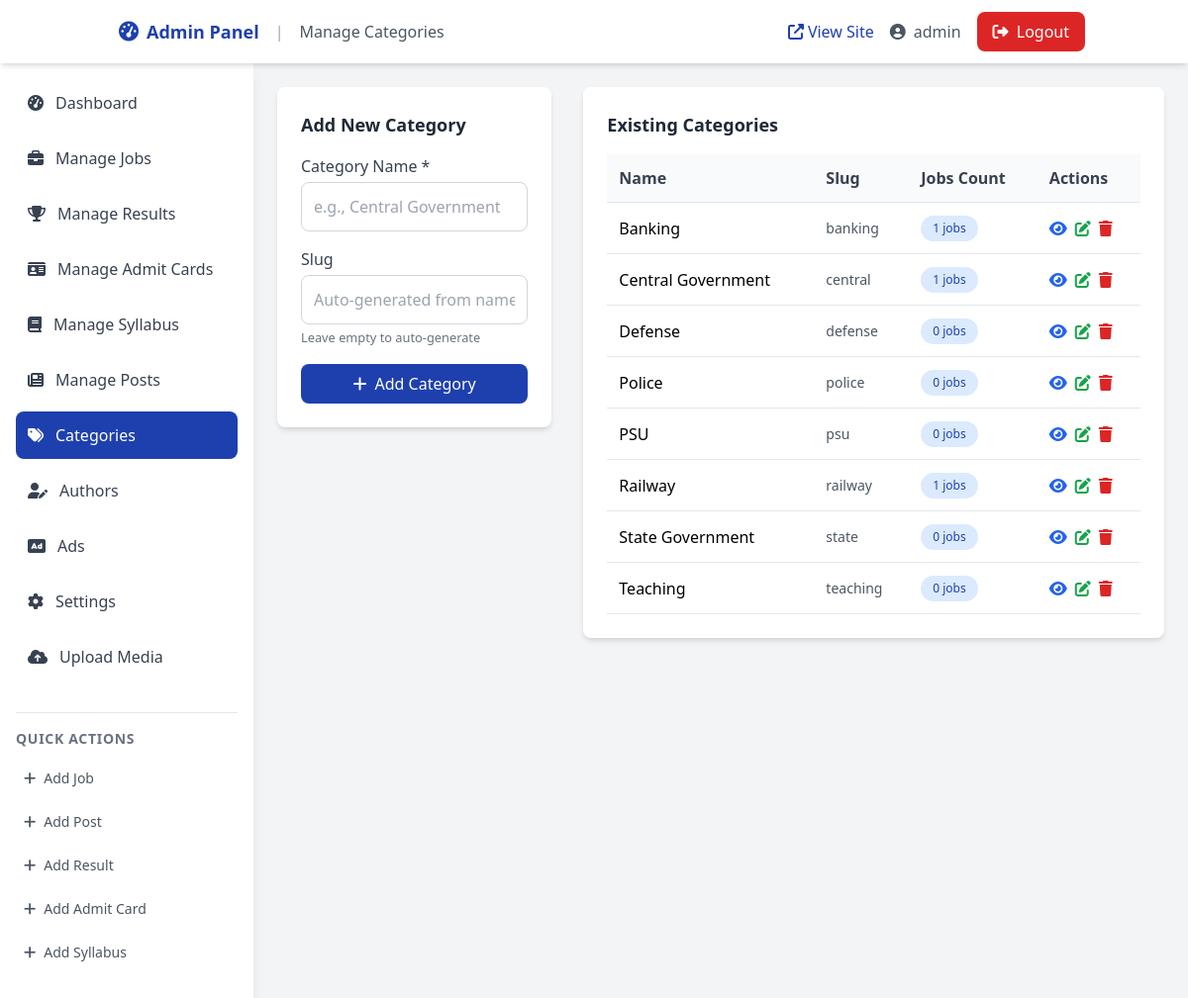
Screenshot of /admin/categories.php (signed in) with the database file from the repository.
### tables this page shows
CREATE TABLE categories (
  id INT AUTO_INCREMENT PRIMARY KEY,
  name VARCHAR(100) NOT NULL,
  slug VARCHAR(150) NOT NULL UNIQUE
);

### src/db.php (called while the page is built, shortened)
<?php
class Database {
    private static $instance = null;
    private $connection;
    private function __construct() {
        try {
            $this->connection = new PDO(
                "mysql:host=" . DB_HOST . ";dbname=" . DB_NAME . ";charset=utf8mb4",
                DB_USER,
                DB_PASS,
                [
                    PDO::ATTR_ERRMODE => PDO::ERRMODE_EXCEPTION,
                    PDO::ATTR_DEFAULT_FETCH_MODE => PDO::FETCH_ASSOC,
                    PDO::ATTR_EMULATE_PREPARES => false
                ]
            );
        } catch (PDOException $e) {
            error_log("Database connection failed: " . $e->getMessage());
            $this->connection = null;
        }
    }
    public static function getInstance() {
        if (self::$instance === null) {
            self::$instance = new self();
        }
        return self::$instance;
    }
    public function query($sql, $params = []) {
        $stmt = $this->connection->prepare($sql);
        $stmt->execute($params);
        return $stmt;
    }
    public function fetchAll($sql, $params = []) {
        return $this->query($sql, $params)->fetchAll();
    }
}
function getDB() {
    return Database::getInstance();
}
?>

### src/models/Category.php (called while the page is built, shortened)
<?php
require_once __DIR__ . '/../db.php';
class Category {
    private $db;
    public function __construct() {
        $this->db = getDB();
    }
    public function getAll() {
        $sql = "SELECT * FROM categories ORDER BY name";
        return $this->db->fetchAll($sql);
    }
    public function getJobCount($categoryId) {
        $stmt = $this->db->query("SELECT COUNT(*) FROM jobs WHERE category_id = ?", [$categoryId]);
        return $stmt->fetchColumn();
    }
}
?>

### admin/categories.php (the view, shortened to what this page needs)
<?php
require_once '../src/db.php';
require_once '../src/helpers.php';
require_once '../src/models/Category.php';
$categoryModel = new Category();
$categories = $categoryModel->getAll();
include 'includes/header.php';
?>
        <div class="grid grid-cols-1 lg:grid-cols-3 gap-8">
            <div class="lg:col-span-1">
                <div class="bg-white rounded-lg shadow-md p-6">
                    <h2 class="text-lg font-bold text-gray-800 mb-4">Add New Category</h2>
                    <form method="POST" data-validate>
                        <div class="form-group">
                            <label class="form-label">Category Name *</label>
                            <input type="text" name="name" class="form-input" required
                                   placeholder="e.g., Central Government">
                        </div>
                        <div class="form-group">
                            <label class="form-label">Slug</label>
                            <input type="text" name="slug" class="form-input"
                                   placeholder="Auto-generated from name">
                            <small class="text-gray-500">Leave empty to auto-generate</small>
                        </div>
                        <button type="submit" class="btn btn-primary w-full">
                            <i class="fas fa-plus mr-2"></i>Add Category
                        </button>
                    </form>
                </div>
            </div>
            <div class="lg:col-span-2">
                <div class="bg-white rounded-lg shadow-md p-6">
                    <h2 class="text-lg font-bold text-gray-800 mb-4">Existing Categories</h2>
                    <div class="overflow-x-auto">
                        <table class="table w-full">
                            <thead>
                                <tr>
                                    <th>Name</th>
                                    <th>Slug</th>
                                    <th>Jobs Count</th>
                                    <th>Actions</th>
                                </tr>
                            </thead>
                            <tbody>
                                <?php foreach ($categories as $category): ?>
                                <tr>
                                    <td class="font-medium"><?= htmlspecialchars($category['name']) ?></td>
                                    <td class="text-sm text-gray-600"><?= htmlspecialchars($category['slug']) ?></td>
                                    <td>
                                        <span class="badge badge-primary">
                                            <?= $categoryModel->getJobCount($category['id']) ?> jobs
                                        </span>
                                    </td>
                                    <td>
                                        <div class="flex gap-2">
                                            <a href="<?= SITE_URL ?>/jobs/<?= urlencode($category['slug']) ?>" target="_blank"
                                               class="text-blue-600 hover:text-blue-800" title="View Jobs">
                                                <i class="fas fa-eye"></i>
                                            </a>
                                            <button onclick="editCategory(<?= $category['id'] ?>, '<?= addslashes($category['name']) ?>', '<?= addslashes($category['slug']) ?>')"
                                                    class="text-green-600 hover:text-green-800" title="Edit">
                                                <i class="fas fa-edit"></i>
                                            </button>
                                            <form method="POST" class="inline" onsubmit="return confirm('Are you sure?')">
                                                <button type="submit" class="text-red-600 hover:text-red-800" title="Delete">
                                                    <i class="fas fa-trash"></i>
                                                </button>
                                            </form>
                                        </div>
                                    </td>
                                </tr>
                                <?php endforeach; ?>
                            </tbody>
                        </table>
                    </div>
                </div>
            </div>
        </div>
    </div>
<?php include 'includes/footer.php'; ?>

### assets/css/style.css (style rules this page uses)
.badge { display: inline-flex; align-items: center; padding: 0.25rem 0.75rem; border-radius: 9999px; font-size: 0.75rem; font-weight: 500; }
.badge-primary { background-color: #dbeafe; color: #1e40af; }
.btn { display: inline-flex; align-items: center; justify-content: center; padding: 0.5rem 1rem; border-radius: 0.5rem; font-weight: 500; text-decoration: none; transition: all 0.2s ease; cursor: pointer; border: none; }
.btn-primary { background-color: #1e40af; color: white; }
.table { width: 100%; border-collapse: collapse; }
.table th, .table td { padding: 0.75rem; text-align: left; border-bottom: 1px solid #e5e7eb; }
.table th { background-color: #f9fafb; font-weight: 600; color: #374151; }
.form-group { margin-bottom: 1rem; }
.form-label { display: block; margin-bottom: 0.25rem; font-weight: 500; color: #374151; }
.form-input { width: 100%; padding: 0.75rem; border: 1px solid #d1d5db; border-radius: 0.5rem; font-size: 1rem; transition: border-color 0.2s ease; }

### rows the page displays
categories: name "Banking", slug "banking", JobCount "1"
categories: name "Central Government", slug "central", id "1"
categories: name "Defense", slug "defense", JobCount "0"
categories: name "Police", slug "police", JobCount "0"
categories: name "PSU", slug "psu", JobCount "0"
categories: name "Railway", slug "railway", JobCount "1"
categories: name "State Government", slug "state", JobCount "0"
categories: name "Teaching", slug "teaching", JobCount "0"

### other values shown
$pageTitle "Manage Categories"
$_SESSION['admin_username'] "admin"
